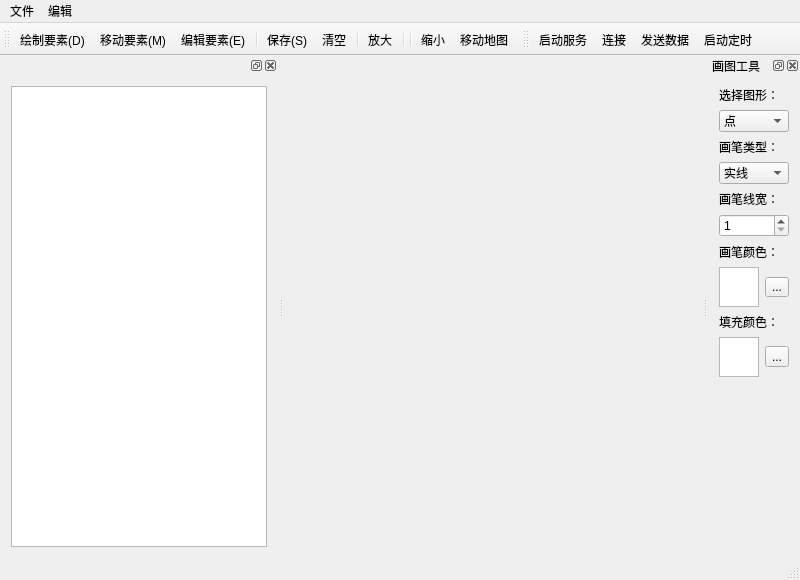
<?xml version="1.0" encoding="UTF-8"?>
<ui version="4.0">
 <class>MainWindow</class>
 <widget class="QMainWindow" name="MainWindow">
  <property name="geometry">
   <rect>
    <x>0</x>
    <y>0</y>
    <width>800</width>
    <height>580</height>
   </rect>
  </property>
  <property name="mouseTracking">
   <bool>true</bool>
  </property>
  <property name="windowTitle">
   <string>MainWindow</string>
  </property>
  <widget class="QWidget" name="centralWidget"/>
  <widget class="QMenuBar" name="menuBar">
   <property name="geometry">
    <rect>
     <x>0</x>
     <y>0</y>
     <width>800</width>
     <height>26</height>
    </rect>
   </property>
   <widget class="QMenu" name="menu">
    <property name="title">
     <string>文件</string>
    </property>
    <widget class="QMenu" name="menu_3">
     <property name="title">
      <string>打开</string>
     </property>
     <addaction name="action_ReadShp"/>
     <addaction name="action_3"/>
    </widget>
    <addaction name="menu_3"/>
    <addaction name="action_Exit"/>
   </widget>
   <widget class="QMenu" name="menu_2">
    <property name="title">
     <string>编辑</string>
    </property>
    <addaction name="action_Edit_2"/>
   </widget>
   <addaction name="menu"/>
   <addaction name="menu_2"/>
  </widget>
  <widget class="QStatusBar" name="statusBar"/>
  <widget class="QToolBar" name="mainToolBar">
   <attribute name="toolBarArea">
    <enum>TopToolBarArea</enum>
   </attribute>
   <attribute name="toolBarBreak">
    <bool>false</bool>
   </attribute>
   <addaction name="action_Draw"/>
   <addaction name="action_Move"/>
   <addaction name="action_Edit"/>
   <addaction name="separator"/>
   <addaction name="action_Save"/>
   <addaction name="action_Refresh"/>
   <addaction name="separator"/>
   <addaction name="action_ZoomIn"/>
   <addaction name="separator"/>
   <addaction name="separator"/>
   <addaction name="action_ZoomOut"/>
   <addaction name="action_movescene"/>
  </widget>
  <widget class="QToolBar" name="toolBar">
   <property name="windowTitle">
    <string>toolBar</string>
   </property>
   <attribute name="toolBarArea">
    <enum>TopToolBarArea</enum>
   </attribute>
   <attribute name="toolBarBreak">
    <bool>false</bool>
   </attribute>
   <addaction name="action_Tcp_Server"/>
   <addaction name="action_Tcp_Connect"/>
   <addaction name="action_Tcp_Sent"/>
   <addaction name="action_Tcp_Time"/>
  </widget>
  <widget class="QDockWidget" name="dockWidget">
   <property name="maximumSize">
    <size>
     <width>100</width>
     <height>350</height>
    </size>
   </property>
   <property name="floating">
    <bool>false</bool>
   </property>
   <property name="allowedAreas">
    <set>Qt::LeftDockWidgetArea|Qt::RightDockWidgetArea</set>
   </property>
   <property name="windowTitle">
    <string>画图工具</string>
   </property>
   <attribute name="dockWidgetArea">
    <number>2</number>
   </attribute>
   <widget class="QWidget" name="dockWidgetContents">
    <layout class="QVBoxLayout" name="verticalLayout_6">
     <item>
      <layout class="QVBoxLayout" name="verticalLayout">
       <item>
        <widget class="QLabel" name="label">
         <property name="text">
          <string>选择图形：</string>
         </property>
        </widget>
       </item>
       <item>
        <widget class="QComboBox" name="shapeComboBox">
         <property name="currentText">
          <string>点</string>
         </property>
         <property name="maxCount">
          <number>2147483642</number>
         </property>
         <item>
          <property name="text">
           <string>点</string>
          </property>
          <property name="icon">
           <iconset resource="ICON/icon.qrc">
            <normaloff>:/new/prefix1/circle.png</normaloff>:/new/prefix1/circle.png</iconset>
          </property>
         </item>
         <item>
          <property name="text">
           <string>线</string>
          </property>
          <property name="icon">
           <iconset resource="ICON/icon.qrc">
            <normaloff>:/new/prefix1/polyline.png</normaloff>:/new/prefix1/polyline.png</iconset>
          </property>
         </item>
         <item>
          <property name="text">
           <string>面</string>
          </property>
          <property name="icon">
           <iconset resource="ICON/icon.qrc">
            <normaloff>:/new/prefix1/polygon.png</normaloff>:/new/prefix1/polygon.png</iconset>
          </property>
         </item>
        </widget>
       </item>
      </layout>
     </item>
     <item>
      <spacer name="verticalSpacer">
       <property name="orientation">
        <enum>Qt::Vertical</enum>
       </property>
       <property name="sizeHint" stdset="0">
        <size>
         <width>20</width>
         <height>11</height>
        </size>
       </property>
      </spacer>
     </item>
     <item>
      <layout class="QVBoxLayout" name="verticalLayout_2">
       <item>
        <widget class="QLabel" name="label_2">
         <property name="text">
          <string>画笔类型：</string>
         </property>
        </widget>
       </item>
       <item>
        <widget class="QComboBox" name="penStyleComboBox">
         <item>
          <property name="text">
           <string>实线</string>
          </property>
         </item>
         <item>
          <property name="text">
           <string>虚线</string>
          </property>
         </item>
        </widget>
       </item>
      </layout>
     </item>
     <item>
      <spacer name="verticalSpacer_2">
       <property name="orientation">
        <enum>Qt::Vertical</enum>
       </property>
       <property name="sizeHint" stdset="0">
        <size>
         <width>20</width>
         <height>11</height>
        </size>
       </property>
      </spacer>
     </item>
     <item>
      <layout class="QVBoxLayout" name="verticalLayout_3">
       <item>
        <widget class="QLabel" name="label_3">
         <property name="text">
          <string>画笔线宽：</string>
         </property>
        </widget>
       </item>
       <item>
        <widget class="QSpinBox" name="penWidthSpinBox">
         <property name="minimum">
          <number>1</number>
         </property>
         <property name="value">
          <number>1</number>
         </property>
        </widget>
       </item>
      </layout>
     </item>
     <item>
      <spacer name="verticalSpacer_3">
       <property name="orientation">
        <enum>Qt::Vertical</enum>
       </property>
       <property name="sizeHint" stdset="0">
        <size>
         <width>20</width>
         <height>12</height>
        </size>
       </property>
      </spacer>
     </item>
     <item>
      <layout class="QVBoxLayout" name="verticalLayout_5">
       <item>
        <widget class="QLabel" name="label_4">
         <property name="text">
          <string>画笔颜色：</string>
         </property>
        </widget>
       </item>
       <item>
        <layout class="QGridLayout" name="gridLayout">
         <item row="0" column="0">
          <widget class="QTextBrowser" name="textBrowser_Pen">
           <property name="minimumSize">
            <size>
             <width>20</width>
             <height>40</height>
            </size>
           </property>
           <property name="maximumSize">
            <size>
             <width>40</width>
             <height>40</height>
            </size>
           </property>
          </widget>
         </item>
         <item row="0" column="1">
          <widget class="QToolButton" name="penColorToolButton">
           <property name="maximumSize">
            <size>
             <width>16777215</width>
             <height>20</height>
            </size>
           </property>
           <property name="text">
            <string>...</string>
           </property>
          </widget>
         </item>
        </layout>
       </item>
      </layout>
     </item>
     <item>
      <spacer name="verticalSpacer_4">
       <property name="orientation">
        <enum>Qt::Vertical</enum>
       </property>
       <property name="sizeHint" stdset="0">
        <size>
         <width>20</width>
         <height>11</height>
        </size>
       </property>
      </spacer>
     </item>
     <item>
      <widget class="QLabel" name="label_6">
       <property name="text">
        <string>填充颜色：</string>
       </property>
      </widget>
     </item>
     <item>
      <layout class="QVBoxLayout" name="verticalLayout_4">
       <item>
        <layout class="QGridLayout" name="gridLayout_2">
         <item row="0" column="0">
          <widget class="QTextBrowser" name="textBrowser_Brush">
           <property name="minimumSize">
            <size>
             <width>40</width>
             <height>40</height>
            </size>
           </property>
           <property name="maximumSize">
            <size>
             <width>40</width>
             <height>40</height>
            </size>
           </property>
          </widget>
         </item>
         <item row="0" column="1">
          <widget class="QToolButton" name="brushColorToolButton">
           <property name="text">
            <string>...</string>
           </property>
          </widget>
         </item>
        </layout>
       </item>
      </layout>
     </item>
     <item>
      <spacer name="verticalSpacer_5">
       <property name="orientation">
        <enum>Qt::Vertical</enum>
       </property>
       <property name="sizeHint" stdset="0">
        <size>
         <width>20</width>
         <height>40</height>
        </size>
       </property>
      </spacer>
     </item>
    </layout>
    <zorder>verticalSpacer</zorder>
    <zorder>verticalSpacer_2</zorder>
    <zorder>verticalSpacer_3</zorder>
    <zorder>verticalSpacer_4</zorder>
    <zorder>verticalSpacer_5</zorder>
    <zorder>label_6</zorder>
   </widget>
  </widget>
  <widget class="QDockWidget" name="dockWidget_Layers">
   <property name="minimumSize">
    <size>
     <width>109</width>
     <height>134</height>
    </size>
   </property>
   <property name="toolTip">
    <string>&lt;html&gt;&lt;head/&gt;&lt;body&gt;&lt;p&gt;&lt;br/&gt;&lt;/p&gt;&lt;/body&gt;&lt;/html&gt;</string>
   </property>
   <attribute name="dockWidgetArea">
    <number>1</number>
   </attribute>
   <widget class="QWidget" name="dockWidgetContents_2">
    <layout class="QVBoxLayout" name="verticalLayout_7">
     <item>
      <widget class="QTreeView" name="treeView">
       <property name="baseSize">
        <size>
         <width>0</width>
         <height>0</height>
        </size>
       </property>
      </widget>
     </item>
    </layout>
   </widget>
  </widget>
  <action name="action_Move">
   <property name="checkable">
    <bool>true</bool>
   </property>
   <property name="icon">
    <iconset resource="ICON/icon.qrc">
     <normaloff>:/new/prefix1/move.png</normaloff>:/new/prefix1/move.png</iconset>
   </property>
   <property name="text">
    <string>移动要素(&amp;M)</string>
   </property>
   <property name="shortcut">
    <string>Ctrl+M</string>
   </property>
  </action>
  <action name="action_Edit">
   <property name="checkable">
    <bool>true</bool>
   </property>
   <property name="icon">
    <iconset resource="ICON/icon.qrc">
     <normaloff>:/new/prefix1/edit.png</normaloff>:/new/prefix1/edit.png</iconset>
   </property>
   <property name="text">
    <string>编辑要素(&amp;E)</string>
   </property>
   <property name="shortcut">
    <string>Ctrl+E</string>
   </property>
  </action>
  <action name="action_Save">
   <property name="icon">
    <iconset resource="ICON/icon.qrc">
     <normaloff>:/new/prefix1/save.ico</normaloff>:/new/prefix1/save.ico</iconset>
   </property>
   <property name="text">
    <string>保存(&amp;S)</string>
   </property>
   <property name="shortcut">
    <string>Ctrl+S</string>
   </property>
  </action>
  <action name="action_ZoomIn">
   <property name="icon">
    <iconset resource="ICON/icon.qrc">
     <normaloff>:/new/prefix1/zoom_in.ico</normaloff>:/new/prefix1/zoom_in.ico</iconset>
   </property>
   <property name="text">
    <string>放大</string>
   </property>
   <property name="shortcut">
    <string>Shift+Up</string>
   </property>
  </action>
  <action name="action_ZoomOut">
   <property name="icon">
    <iconset resource="ICON/icon.qrc">
     <normaloff>:/new/prefix1/zoom_out.ico</normaloff>:/new/prefix1/zoom_out.ico</iconset>
   </property>
   <property name="text">
    <string>缩小</string>
   </property>
   <property name="shortcut">
    <string>Shift+Down</string>
   </property>
  </action>
  <action name="action_Rotate">
   <property name="text">
    <string>旋转</string>
   </property>
  </action>
  <action name="action_Refresh">
   <property name="checkable">
    <bool>true</bool>
   </property>
   <property name="icon">
    <iconset resource="ICON/icon.qrc">
     <normaloff>:/new/prefix1/delete.png</normaloff>:/new/prefix1/delete.png</iconset>
   </property>
   <property name="text">
    <string>清空</string>
   </property>
   <property name="shortcut">
    <string>Shift+F5</string>
   </property>
  </action>
  <action name="action_Draw">
   <property name="checkable">
    <bool>true</bool>
   </property>
   <property name="icon">
    <iconset resource="ICON/icon.qrc">
     <normaloff>:/new/prefix1/NewShape.ico</normaloff>:/new/prefix1/NewShape.ico</iconset>
   </property>
   <property name="text">
    <string>绘制要素(&amp;D)</string>
   </property>
   <property name="toolTip">
    <string>绘制要素(D)</string>
   </property>
   <property name="shortcut">
    <string>Ctrl+D</string>
   </property>
  </action>
  <action name="action_Exit">
   <property name="text">
    <string>退出(&amp;E)</string>
   </property>
   <property name="shortcut">
    <string>Esc</string>
   </property>
  </action>
  <action name="action_ReadShp">
   <property name="text">
    <string>从文件</string>
   </property>
  </action>
  <action name="action_3">
   <property name="text">
    <string>从数据库</string>
   </property>
  </action>
  <action name="action_Tcp_Time">
   <property name="text">
    <string>启动定时</string>
   </property>
   <property name="toolTip">
    <string>&lt;html&gt;&lt;head/&gt;&lt;body&gt;&lt;p&gt;10秒自动同步一次&lt;/p&gt;&lt;/body&gt;&lt;/html&gt;</string>
   </property>
  </action>
  <action name="action_Tcp_Connect">
   <property name="text">
    <string>连接</string>
   </property>
   <property name="toolTip">
    <string>&lt;html&gt;&lt;head/&gt;&lt;body&gt;&lt;p&gt;连接服务端&lt;/p&gt;&lt;/body&gt;&lt;/html&gt;</string>
   </property>
  </action>
  <action name="action_Tcp_Sent">
   <property name="text">
    <string>发送数据</string>
   </property>
   <property name="toolTip">
    <string>&lt;html&gt;&lt;head/&gt;&lt;body&gt;&lt;p&gt;同步服务器数据&lt;/p&gt;&lt;/body&gt;&lt;/html&gt;</string>
   </property>
  </action>
  <action name="action_Edit_2">
   <property name="text">
    <string>开始编辑</string>
   </property>
  </action>
  <action name="action_Tcp_Server">
   <property name="text">
    <string>启动服务</string>
   </property>
   <property name="toolTip">
    <string>&lt;html&gt;&lt;head/&gt;&lt;body&gt;&lt;p&gt;启动服务端&lt;/p&gt;&lt;/body&gt;&lt;/html&gt;</string>
   </property>
  </action>
  <action name="action_movescene">
   <property name="checkable">
    <bool>true</bool>
   </property>
   <property name="icon">
    <iconset resource="ICON/icon.qrc">
     <normaloff>:/new/prefix1/pan.png</normaloff>:/new/prefix1/pan.png</iconset>
   </property>
   <property name="text">
    <string>移动地图</string>
   </property>
  </action>
 </widget>
 <layoutdefault spacing="6" margin="11"/>
 <resources>
  <include location="ICON/icon.qrc"/>
 </resources>
 <connections/>
</ui>
